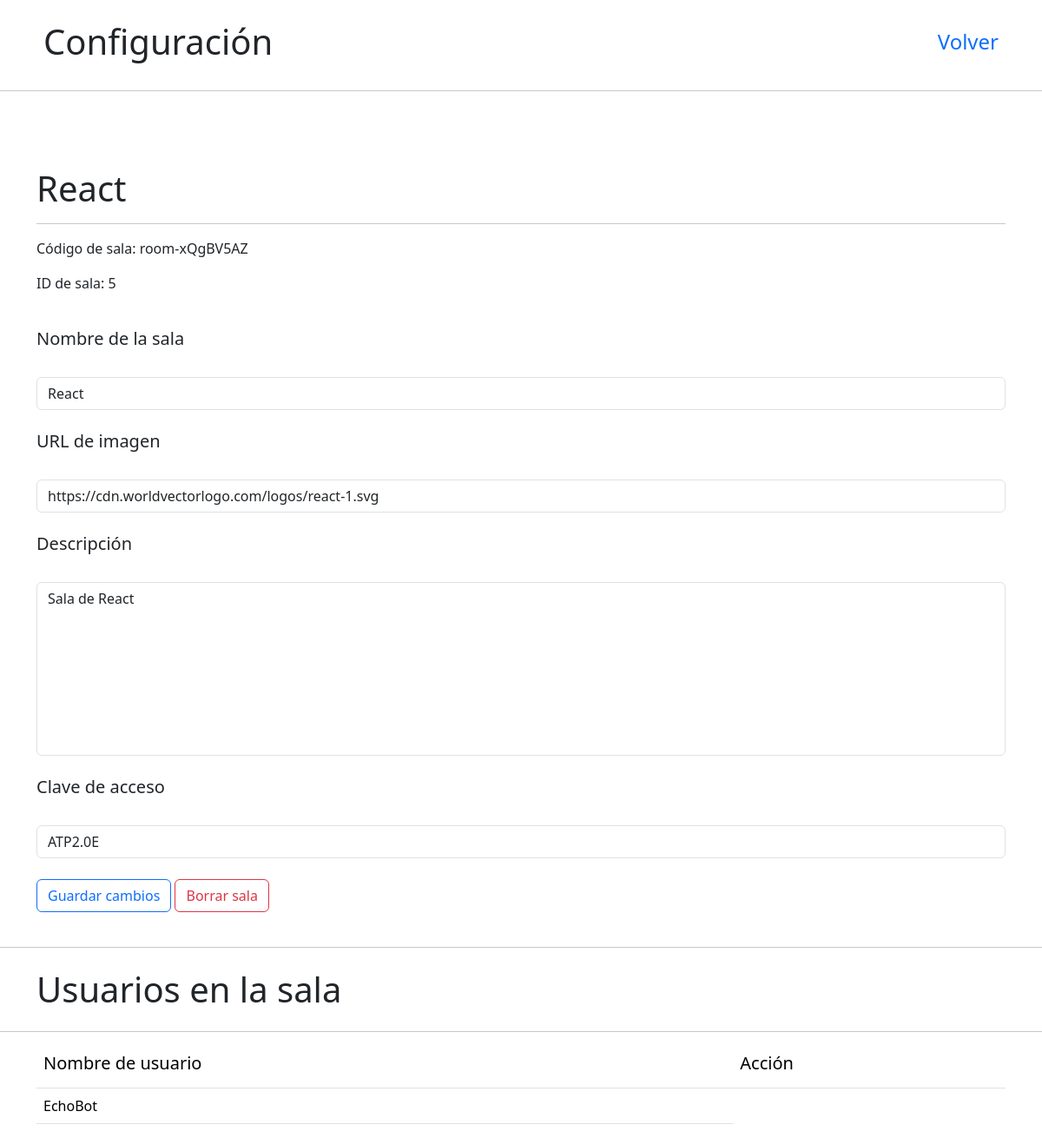
/edit/5 (signed in), run on the app's committed database.
### chats/models.py (models this page shows)
class Salas(models.Model):
    nombre = models.CharField(max_length=255, null=False)
    codigo = models.CharField(max_length=16, unique=True)
    descripcion = models.TextField()
    imagen = models.CharField(max_length=255, default='https://liquipedia.net/commons/images/1/1a/Brawl_Kit.png')
    password = models.CharField(max_length=100, null=True)
    creador = models.ForeignKey(CustomUser, on_delete=models.CASCADE, related_name='room_creator')
    fecha = models.DateTimeField(auto_now_add=True)

class CustomUser(AbstractUser):
    image = models.CharField(max_length=255, null=True, default='https://cdn0.iconfinder.com/data/icons/unigrid-flat-human-vol-2/90/011_101_anonymous_anonym_hacker_vendetta_user_human_avatar-512.png')
    biografia = models.TextField(default='Sin biografía.')
    def __str__(self) -> str:
        return self.username

### chats/views.py (the view, shortened to what this page needs)
# urls.py: path('edit/<int:id>', views.edit_room, name='edit'), # Configuración de sala
@login_required
def edit_room(request, id):
    room = get_object_or_404(Salas, id=id)
    message = ''
    relacion = SalasUsuarios.objects.filter(sala=id)
    members = [member.usuario for member in relacion]
    respaldo = ''
    return render(request, 'interfaces/configure_room.html', {
        'room' : room,
        'message' : message,
        'users' : members,
        'editar' : True
    })

### chats/templates/interfaces/configure_room.html (shortened to what this page needs)
{% extends 'layouts/main.html' %}
{% load static %}
{% block content %}
<div class="navbar mt-2">
    <div class="container d-flex">
        <h1 class="col-4 m-2">{% if editar %}Configuración{% else %}Información{% endif %}</h1>
        <div class="d-flex nav-items">
            <a href="{% url 'room' id=room.id %}"><h4 class="m-2">Volver</h4></a>
        </div>
    </div>
</div>
<hr>
<div class="container">
</div>
<br>
<div class="container">
    <br>
    <h1>{{ room.nombre }}</h1>
    <hr>
    <p>Código de sala: {{ room.codigo }}</p>
    <p>ID de sala: {{ room.id }}</p>
    {% if editar %}
        <form action="{% url 'edit' id=room.id %}" method="post">
            <br>
            <h5>Nombre de la sala</h5>
            <br>
            <input type="text" class="col-8 form-control" placeholder="Nombre de la sala" name="nombre" value="{{ room.nombre }}">
            <br>
            <h5>URL de imagen</h5>
            <br>
            <input type="text" class="col-8 form-control" placeholder="URL de imagen" name="imagen" value="{{ room.imagen }}">
            <br>
            <h5>Descripción</h5>
            <br>
            <textarea class="form-control" name="descripcion" id="" style="resize: none; height: 200px" placeholder="Descripción de la sala (Opcional)">{{ room.descripcion }}</textarea>
            <br>
            <h5>Clave de acceso</h5>
            <br>
            <input type="text" class="col-8 form-control" placeholder="Código de sala" name="password" value="{% if room.password %}{{ room.password }}{% endif %}">
            <br>
            <div class="">
                <button type="submit" class="btn btn-outline-primary">Guardar cambios</button>
                <button type="button" class="btn btn-outline-danger" data-bs-toggle="modal" data-bs-target="#staticBackdrop">
                    Borrar sala
                </button>
            </div>
        </form>
    {% else %}
    <br>
        <p>Creada por: {{ room.creador }}</p>
        <h4>Descripción</h4>
        <p>{{ room.descripcion }}</p>
        <a href="{% url 'deluser' room_id=room.id user_id=user.id %}"><button class="btn btn-outline-danger">Salir de la sala</button></a>
    {% endif %}
</div>
<br>
<hr>
<div class="container mt-4 d-flex">
    <div class="col-9">
        <h1>Usuarios en la sala</h1>
    </div>
</div>
<hr>
<div class="container">
    <table class="table custom-table">
        <thead>
            <tr>
                <th scope="col"><h5>Nombre de usuario</h5></th>
                {% if editar %}
                <th scope="col"><h5>Acción</h5></th>
                {% endif %}
            </tr>
        </thead>
        <tbody>
            {% for username in users %}
                <tr>
                    <td><a class="etiqueta-black" href="{% url 'profile' id=username.id %}">{{ username }}</a></td>
                </tr>
            {% endfor %}
        </tbody>
    </table>
</div>
{% endblock %}

### chats/static/css/style.css (style rules this page uses)
hr { margin: 0; padding: 0; }
a { text-decoration: none !important; }
.etiqueta-black { color: black; }

### data on the page
Salas: nombre "React", codigo "room-xQgBV5AZ", id "5", imagen "https://cdn.worldvectorlogo.com/logos/react-1.svg", descripcion "Sala de React", password "ATP2.0E"
CustomUser: username "EchoBot"
